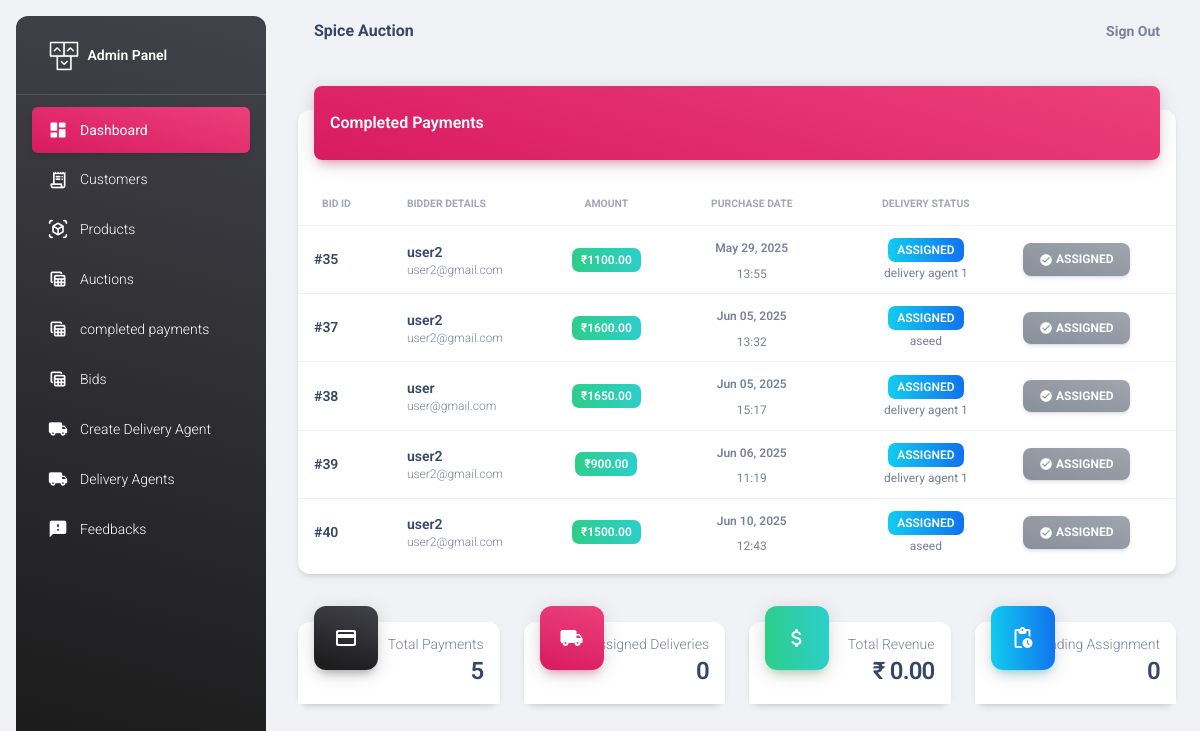
Page /adminapi/completed-payments/ on the committed database.
### adminapi/models.py (models this page shows, shortened)
class BidPurchase(models.Model):
    bid = models.ForeignKey(Bid, on_delete=models.CASCADE)
    purchase_date = models.DateTimeField(auto_now_add=True)
    payment_status = models.CharField(
        max_length=20,
        choices=[
            ('pending', 'Pending'),
            ('completed', 'Completed'),
            ('failed', 'Failed'),
            ('refunded', 'Refunded')
        ],
        default='pending'
    )
    payment_method = models.CharField(
        max_length=50,
        choices=[
            ('credit_card', 'Credit Card'),
            ('debit_card', 'Debit Card'),
            ('bank_transfer', 'Bank Transfer'),
            ('online_wallet', 'Online Wallet'),
            ('other', 'Other')
        ],
        default='credit_card'
    )
    transaction_id = models.CharField(max_length=100, blank=True, null=True)
    amount_paid = models.DecimalField(max_digits=10, decimal_places=2, blank=True, null=True)
    shipping_address = models.TextField(blank=True, null=True)
    shipping_status = models.CharField(
        max_length=20,
        choices=[
            ('processing', 'Processing'),
            ('shipped', 'Shipped'),
            ('delivered', 'Delivered'),
            ('returned', 'Returned')
        ],
        default='processing'
    )
    tracking_number = models.CharField(max_length=100, blank=True, null=True)
    delivery_agent = models.ForeignKey(DeliveryAgent, on_delete=models.SET_NULL, null=True, blank=True)

class Bid(models.Model):
    auction = models.ForeignKey(Auction, on_delete=models.CASCADE)
    bidder = models.ForeignKey(CustomUser, on_delete=models.CASCADE)
    amount = models.PositiveIntegerField()
    timestamp = models.DateTimeField(auto_now_add=True)
    is_selected=models.BooleanField(default=False)

class CustomUser(AbstractUser):
    user_type_choices = [
        ('Admin', 'Admin'),
        ('Seller', 'Seller'),
        ('DeliveryAgent', 'Delivery Agent'),
    ]
    user_type = models.CharField(max_length=50, choices=user_type_choices, default='Admin')
    email = models.EmailField(null=True)

class DeliveryAgent(CustomUser):
    name = models.CharField(max_length=100)
    phone = models.CharField(max_length=100)
    email_address = models.EmailField()
    vehicle_number = models.CharField(max_length=100, null=True, blank=True)
    license_copy = models.FileField(upload_to="images", null=True, blank=True)
    profile = models.ImageField(upload_to="images", null=True, blank=True)
    is_available = models.BooleanField(default=True)
    address = models.TextField(null=True, blank=True)  # Optional
    id_proof = models.FileField(upload_to="documents", null=True, blank=True)  # Optional

### adminapi/views.py (the view)
# urls.py: path('completed-payments/', views.CompletedPaymentsView.as_view(), name='completed_payments'),
class CompletedPaymentsView(ListView):
    model = BidPurchase
    template_name = 'completed_payments.html'  # Update as per your template location
    context_object_name = 'completed_purchases'
    def get_queryset(self):
        return BidPurchase.objects.filter(payment_status='completed')

### adminapi/templates/completed_payments.html (shortened to what this page needs)
{% extends 'base.html' %}
{% load static %}
{% block body_block %}
<div class="container-fluid py-4">
  <div class="row">
    <div class="col-12">
      <div class="card my-4">
        <div class="card-header p-0 position-relative mt-n4 mx-3 z-index-2">
          <div class="bg-gradient-primary shadow-primary border-radius-lg pt-4 pb-3">
            <h6 class="text-white text-capitalize ps-3">Completed Payments</h6>
          </div>
        </div>
        <div class="card-body px-0 pb-2">
          <div class="table-responsive p-0">
            {% if completed_purchases %}
              <table class="table align-items-center mb-0">
                <thead>
                  <tr>
                    <th class="text-uppercase text-secondary text-xxs font-weight-bolder opacity-7">Bid ID</th>
                    <th class="text-uppercase text-secondary text-xxs font-weight-bolder opacity-7 ps-2">Bidder Details</th>
                    <th class="text-center text-uppercase text-secondary text-xxs font-weight-bolder opacity-7">Amount</th>
                    <th class="text-center text-uppercase text-secondary text-xxs font-weight-bolder opacity-7">Purchase Date</th>
                    <th class="text-center text-uppercase text-secondary text-xxs font-weight-bolder opacity-7">Delivery Status</th>
                    <th class="text-secondary opacity-7"></th>
                  </tr>
                </thead>
                <tbody>
                  {% for purchase in completed_purchases %}
                  <tr>
                    <td>
                      <div class="d-flex px-2 py-1">
                        <div class="d-flex flex-column justify-content-center">
                          <h6 class="mb-0 text-sm font-weight-bold">#{{ purchase.bid.id }}</h6>
                        </div>
                      </div>
                    </td>
                    <td>
                      <div class="d-flex flex-column justify-content-center">
                        <h6 class="mb-0 text-sm">{{ purchase.bid.bidder.username }}</h6>
                        <p class="text-xs text-secondary mb-0">{{ purchase.bid.bidder.email|default:"No email" }}</p>
                      </div>
                    </td>
                    <td class="align-middle text-center text-sm">
                      <span class="badge badge-sm bg-gradient-success">₹{{ purchase.amount_paid|floatformat:2 }}</span>
                    </td>
                    <td class="align-middle text-center">
                      <span class="text-secondary text-xs font-weight-bold">{{ purchase.purchase_date|date:"M d, Y" }}</span>
                      <br>
                      <span class="text-secondary text-xs">{{ purchase.purchase_date|time:"H:i" }}</span>
                    </td>
                    <td class="align-middle text-center">
                      {% if purchase.delivery_agent %}
                        <div class="d-flex flex-column align-items-center">
                          <span class="badge badge-sm bg-gradient-info mb-1">Assigned</span>
                          <span class="text-xs text-secondary">{{ purchase.delivery_agent.name }}</span>
                        </div>
                      {% else %}
                        <span class="badge badge-sm bg-gradient-warning">Pending Assignment</span>
                      {% endif %}
                    </td>
                    <td class="align-middle">
                      {% if not purchase.delivery_agent %}
                        <a href="{% url 'assign_delivery_agent' purchase.id %}" class="btn btn-sm bg-gradient-primary mb-0" data-toggle="tooltip" data-original-title="Assign Delivery Agent">
                          <i class="material-icons text-sm">local_shipping</i>
                          Assign Agent
                        </a>
                      {% else %}
                        <button class="btn btn-sm bg-gradient-secondary mb-0" disabled>
                          <i class="material-icons text-sm">check_circle</i>
                          Assigned
                        </button>
                      {% endif %}
                    </td>
                  </tr>
                  {% endfor %}
                </tbody>
              </table>
            {% endif %}
          </div>
        </div>
      </div>
    </div>
  </div>
  {% if completed_purchases %}
  <div class="row mt-4">
    <div class="col-xl-3 col-sm-6 mb-xl-0 mb-4">
      <div class="card">
        <div class="card-header p-3 pt-2">
          <div class="icon icon-lg icon-shape bg-gradient-dark shadow-dark text-center border-radius-xl mt-n4 position-absolute">
            <i class="material-icons opacity-10">payment</i>
          </div>
          <div class="text-end pt-1">
            <p class="text-sm mb-0 text-capitalize">Total Payments</p>
            <h4 class="mb-0">{{ completed_purchases|length }}</h4>
          </div>
        </div>
      </div>
    </div>
    <div class="col-xl-3 col-sm-6 mb-xl-0 mb-4">
      <div class="card">
        <div class="card-header p-3 pt-2">
          <div class="icon icon-lg icon-shape bg-gradient-primary shadow-primary text-center border-radius-xl mt-n4 position-absolute">
            <i class="material-icons opacity-10">local_shipping</i>
          </div>
          <div class="text-end pt-1">
            <p class="text-sm mb-0 text-capitalize">Assigned Deliveries</p>
            <h4 class="mb-0">
              {% with assigned_count=0 %}
                {{ assigned_count }}
              {% endwith %}
            </h4>
          </div>
        </div>
      </div>
    </div>
    <div class="col-xl-3 col-sm-6 mb-xl-0 mb-4">
      <div class="card">
        <div class="card-header p-3 pt-2">
          <div class="icon icon-lg icon-shape bg-gradient-success shadow-success text-center border-radius-xl mt-n4 position-absolute">
            <i class="material-icons opacity-10">attach_money</i>
          </div>
          <div class="text-end pt-1">
            <p class="text-sm mb-0 text-capitalize">Total Revenue</p>
            <h4 class="mb-0">
              ₹{% with total=0 %}
                {{ total|floatformat:2 }}
              {% endwith %}
            </h4>
          </div>
        </div>
      </div>
    </div>
    <div class="col-xl-3 col-sm-6">
      <div class="card">
        <div class="card-header p-3 pt-2">
          <div class="icon icon-lg icon-shape bg-gradient-info shadow-info text-center border-radius-xl mt-n4 position-absolute">
            <i class="material-icons opacity-10">pending_actions</i>
          </div>
          <div class="text-end pt-1">
            <p class="text-sm mb-0 text-capitalize">Pending Assignment</p>
            <h4 class="mb-0">
              {% with pending_count=0 %}
                {{ pending_count }}
              {% endwith %}
            </h4>
          </div>
        </div>
      </div>
    </div>
  </div>
  {% endif %}
</div>
{% endblock %}

### adminapi/templates/completed_payments.html (style rules this page uses)
.card { box-shadow: 0 4px 6px -1px rgba(0, 0, 0, 0.1), 0 2px 4px -1px rgba(0, 0, 0, 0.06); transition: all 0.3s ease; }
.table tbody tr { transition: all 0.2s ease; }
.badge { font-size: 0.75rem; font-weight: 600; padding: 0.5em 0.75em; }
.btn { transition: all 0.2s ease; }
.icon-shape { transition: all 0.3s ease; }
.card { animation: fadeIn 0.5s ease-out; }
.table tbody tr { animation: fadeIn 0.3s ease-out; }
.bg-gradient-success { background: linear-gradient(87deg, #2dce89 0, #2dcecc 100%); }
.bg-gradient-info { background: linear-gradient(87deg, #11cdef 0, #1171ef 100%); }

### rows in the picture
BidPurchase: bid.id "35", bid.bidder.username "user2", bid.bidder.email "user2@gmail.com", amount_paid "1100.00", purchase_date "May 29, 2025", purchase_date "13:55", delivery_agent.name "delivery agent 1", shows "ASSIGNED"
BidPurchase: bid.id "37", bid.bidder.username "user2", bid.bidder.email "user2@gmail.com", amount_paid "1600.00", purchase_date "Jun 05, 2025", purchase_date "13:32", delivery_agent.name "aseed", shows "ASSIGNED"
BidPurchase: bid.id "38", bid.bidder.username "user", bid.bidder.email "user@gmail.com", amount_paid "1650.00", purchase_date "Jun 05, 2025", purchase_date "15:17", delivery_agent.name "delivery agent 1", shows "ASSIGNED"
BidPurchase: bid.id "39", bid.bidder.username "user2", bid.bidder.email "user2@gmail.com", amount_paid "900.00", purchase_date "Jun 06, 2025", purchase_date "11:19", delivery_agent.name "delivery agent 1", shows "ASSIGNED"
BidPurchase: bid.id "40", bid.bidder.username "user2", bid.bidder.email "user2@gmail.com", amount_paid "1500.00", purchase_date "Jun 10, 2025", purchase_date "12:43", delivery_agent.name "aseed", shows "ASSIGNED"

### other values in the picture
{{ completed_purchases|length }} "5"
{{ assigned_count }} "0"
{{ total|floatformat:2 }} "0.00"
{{ pending_count }} "0"
